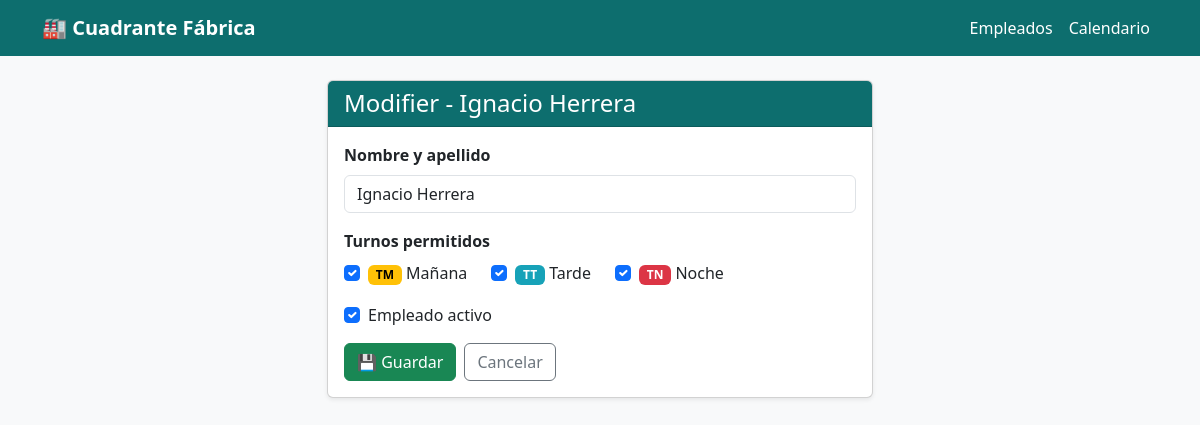
/employees/2/edit/, run on the app's committed database.
### employees/models.py (models this page shows, shortened)
class Employee(models.Model):
    name      = models.CharField(max_length=100)
    puede_TM  = models.BooleanField(default=True, verbose_name='TM')
    puede_TT  = models.BooleanField(default=True, verbose_name='TT')
    puede_TN  = models.BooleanField(default=True, verbose_name='TN')
    is_active = models.BooleanField(default=True)
    class Meta:
        ordering = ['name']

### employees/views.py (the view)
# urls.py: path('<int:pk>/edit/',   views.employee_edit,   name='employee_edit'),
def employee_edit(request, pk):
    employee = get_object_or_404(Employee, pk=pk)
    form = EmployeeForm(request.POST or None, instance=employee)
    if form.is_valid():
        form.save()
        return redirect('employee_list')
    return render(request, 'employees/employee_form.html', {
        'form':  form,
        'title': f'Modifier - {employee.name}',
    })

### employees/forms.py
class EmployeeForm(forms.ModelForm):
    class Meta:
        model  = Employee
        fields = ['name', 'puede_TM', 'puede_TT', 'puede_TN', 'is_active']
        labels = {
            'name':      'Nombre y apellido',
            'puede_TM':  'Puede hacer TM (Mañana)',
            'puede_TT':  'Puede hacer TT (Tarde)',
            'puede_TN':  'Puede hacer TN (Noche)',
            'is_active': 'Empleado activo',
        }
        widgets = {
            'name': forms.TextInput(attrs={
                'class':       'form-control',
                'placeholder': 'Ej: David Domingo',
            }),
            'puede_TM':  forms.CheckboxInput(attrs={'class': 'form-check-input'}),
            'puede_TT':  forms.CheckboxInput(attrs={'class': 'form-check-input'}),
            'puede_TN':  forms.CheckboxInput(attrs={'class': 'form-check-input'}),
            'is_active': forms.CheckboxInput(attrs={'class': 'form-check-input'}),
        }

### employees/templates/employees/employee_form.html (shortened to what this page needs)
{% extends 'base.html' %}
{% block content %}
<div class="row justify-content-center">
  <div class="col-md-6">
    <div class="card shadow-sm">
      <div class="card-header" style="background-color:#0d6e6e; color:white;">
        <h4 class="mb-0">{{ title }}</h4>
      </div>
      <div class="card-body">
        <form method="post">
          <div class="mb-3">
            <label class="form-label fw-bold">Nombre y apellido</label>
            {{ form.name }}
          </div>
          <div class="mb-3">
            <label class="form-label fw-bold d-block">Turnos permitidos</label>
            <div class="d-flex gap-4 mt-2">
              <div class="form-check">
                {{ form.puede_TM }}
                <label class="form-check-label">
                  <span class="badge" style="background-color:#ffc107; color:#000;">TM</span>
                  Mañana
                </label>
              </div>
              <div class="form-check">
                {{ form.puede_TT }}
                <label class="form-check-label">
                  <span class="badge" style="background-color:#17a2b8; color:#fff;">TT</span>
                  Tarde
                </label>
              </div>
              <div class="form-check">
                {{ form.puede_TN }}
                <label class="form-check-label">
                  <span class="badge" style="background-color:#dc3545; color:#fff;">TN</span>
                  Noche
                </label>
              </div>
            </div>
          </div>
          <div class="mb-3 form-check">
            {{ form.is_active }}
            <label class="form-check-label">Empleado activo</label>
          </div>
          <div class="d-flex gap-2">
            <button type="submit" class="btn btn-success">💾 Guardar</button>
            <a href="{% url 'employee_list' %}" class="btn btn-outline-secondary">Cancelar</a>
          </div>
        </form>
      </div>
    </div>
  </div>
</div>
{% endblock %}

### templates/base.html (style rules this page uses)
body { background-color: #f8f9fa; }

### data on the page
Employee: name "Ignacio Herrera", puede_TM "☑", puede_TT "☑", puede_TN "☑", is_active "☑"

### other printed values
{{ title }} "Modifier - Ignacio Herrera"
